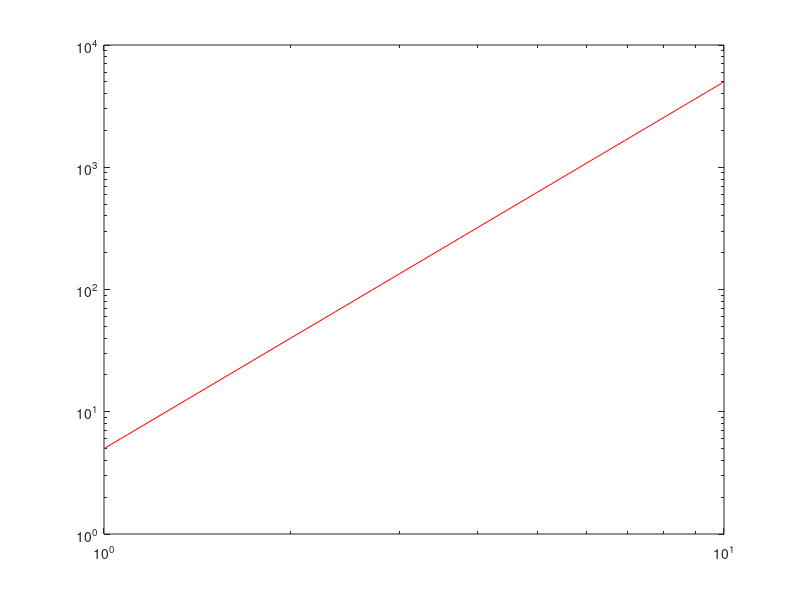

Here is the MATLAB script that generated this plot:
function result = test_loglog_002
result = false;
a = figure;
t = linspace(1,10);
loglog(t,5*t.^3,'color','r');
drawnow;
close(a);
result = true;
